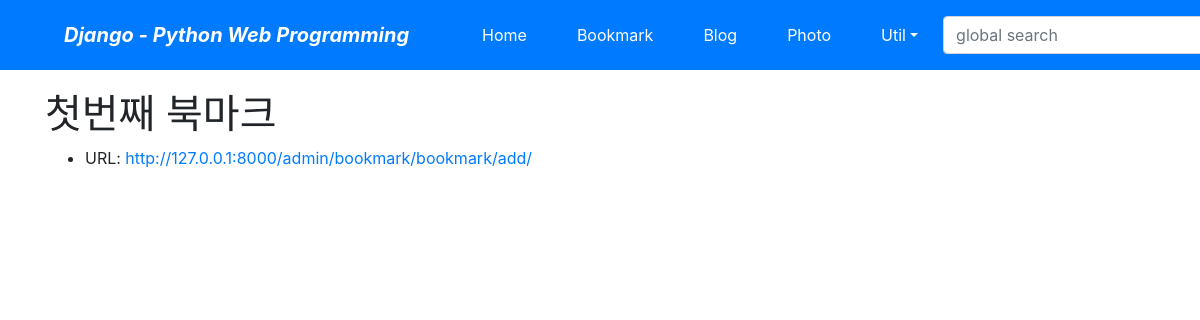
Page /bookmark/1/ on the committed database.
### app/bookmark/models.py (models this page shows, shortened)
class Bookmark(models.Model):
    title = models.CharField('TITLE', max_length=100, blank=True)
    url = models.URLField('URL', unique=True)

### app/bookmark/views.py (the view)
# urls.py: path('<int:pk>/', BookmarkDV.as_view(), name='detail'),
class BookmarkDV(DetailView):
    model = Bookmark

### templates/bookmark/bookmark_detail.html (shortened to what this page needs)
{% extends 'base.html' %}
{% block content %}
    <h1>{{ object.title }}</h1>
    <ul>
        <li>URL: <a href="{{ object.url }}" target="_blank">{{ object.url }}</a></li>
    </ul>
{% endblock %}

### rows in the picture
Bookmark: title "첫번째 북마크", url "http://127.0.0.1:8000/admin/bookmark/bookmark/add/"
